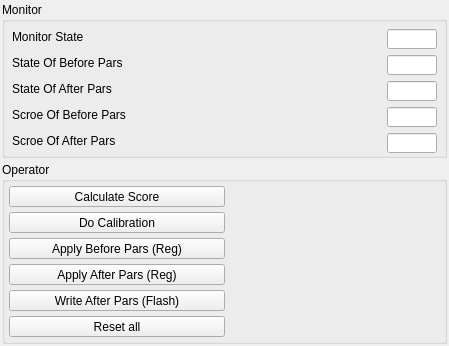
       <widget class="QWidget" name="widget_advance_layout_r" native="true">
        <layout class="QVBoxLayout" name="verticalLayout_4" stretch="0,0">
         <property name="spacing">
          <number>0</number>
         </property>
         <property name="leftMargin">
          <number>0</number>
         </property>
         <property name="topMargin">
          <number>0</number>
         </property>
         <property name="rightMargin">
          <number>0</number>
         </property>
         <property name="bottomMargin">
          <number>0</number>
         </property>
         <item>
          <widget class="QWidget" name="widget_advance_layout_r_top" native="true">
           <layout class="QVBoxLayout" name="verticalLayout_5">
            <property name="spacing">
             <number>1</number>
            </property>
            <property name="leftMargin">
             <number>2</number>
            </property>
            <property name="topMargin">
             <number>2</number>
            </property>
            <property name="rightMargin">
             <number>2</number>
            </property>
            <property name="bottomMargin">
             <number>2</number>
            </property>
            <item>
             <widget class="QGroupBox" name="groupBox_monitor">
              <property name="title">
               <string>Monitor</string>
              </property>
              <layout class="QVBoxLayout" name="verticalLayout_10" stretch="1,1,1,1,1">
               <property name="spacing">
                <number>1</number>
               </property>
               <property name="leftMargin">
                <number>2</number>
               </property>
               <property name="topMargin">
                <number>2</number>
               </property>
               <property name="rightMargin">
                <number>2</number>
               </property>
               <property name="bottomMargin">
                <number>2</number>
               </property>
               <item>
                <widget class="QWidget" name="widget_monitor_level_01" native="true">
                 <property name="maximumSize">
                  <size>
                   <width>16777215</width>
                   <height>25</height>
                  </size>
                 </property>
                 <layout class="QHBoxLayout" name="horizontalLayout_17">
                  <property name="spacing">
                   <number>6</number>
                  </property>
                  <property name="leftMargin">
                   <number>5</number>
                  </property>
                  <property name="topMargin">
                   <number>5</number>
                  </property>
                  <property name="rightMargin">
                   <number>5</number>
                  </property>
                  <property name="bottomMargin">
                   <number>5</number>
                  </property>
                  <item>
                   <widget class="QLabel" name="label_monitor_state">
                    <property name="text">
                     <string>Monitor State</string>
                    </property>
                   </widget>
                  </item>
                  <item>
                   <spacer name="horizontalSpacer_12">
                    <property name="orientation">
                     <enum>Qt::Horizontal</enum>
                    </property>
                    <property name="sizeHint" stdset="0">
                     <size>
                      <width>297</width>
                      <height>12</height>
                     </size>
                    </property>
                   </spacer>
                  </item>
                  <item>
                   <widget class="QLineEdit" name="lineEdit_monitor_state">
                    <property name="minimumSize">
                     <size>
                      <width>0</width>
                      <height>20</height>
                     </size>
                    </property>
                    <property name="maximumSize">
                     <size>
                      <width>50</width>
                      <height>16777215</height>
                     </size>
                    </property>
                   </widget>
                  </item>
                 </layout>
                </widget>
               </item>
               <item>
                <widget class="QWidget" name="widget_monitor_level_02" native="true">
                 <property name="maximumSize">
                  <size>
                   <width>16777215</width>
                   <height>25</height>
                  </size>
                 </property>
                 <layout class="QHBoxLayout" name="horizontalLayout_18">
                  <property name="leftMargin">
                   <number>5</number>
                  </property>
                  <property name="topMargin">
                   <number>5</number>
                  </property>
                  <property name="rightMargin">
                   <number>5</number>
                  </property>
                  <property name="bottomMargin">
                   <number>5</number>
                  </property>
                  <item>
                   <widget class="QLabel" name="label_monitor_before_state">
                    <property name="text">
                     <string>State Of Before Pars</string>
                    </property>
                   </widget>
                  </item>
                  <item>
                   <spacer name="horizontalSpacer_13">
                    <property name="orientation">
                     <enum>Qt::Horizontal</enum>
                    </property>
                    <property name="sizeHint" stdset="0">
                     <size>
                      <width>252</width>
                      <height>12</height>
                     </size>
                    </property>
                   </spacer>
                  </item>
                  <item>
                   <widget class="QLineEdit" name="lineEdit_monitor_before_state">
                    <property name="minimumSize">
                     <size>
                      <width>0</width>
                      <height>20</height>
                     </size>
                    </property>
                    <property name="maximumSize">
                     <size>
                      <width>50</width>
                      <height>16777215</height>
                     </size>
                    </property>
                   </widget>
                  </item>
                 </layout>
                </widget>
               </item>
               <item>
                <widget class="QWidget" name="widget_monitor_level_03" native="true">
                 <property name="maximumSize">
                  <size>
                   <width>16777215</width>
                   <height>25</height>
                  </size>
                 </property>
                 <layout class="QHBoxLayout" name="horizontalLayout_19">
                  <property name="leftMargin">
                   <number>5</number>
                  </property>
                  <property name="topMargin">
                   <number>5</number>
                  </property>
                  <property name="rightMargin">
                   <number>5</number>
                  </property>
                  <property name="bottomMargin">
                   <number>5</number>
                  </property>
                  <item>
                   <widget class="QLabel" name="label_monitor_after_state">
                    <property name="text">
                     <string>State Of After Pars</string>
                    </property>
                   </widget>
                  </item>
                  <item>
                   <spacer name="horizontalSpacer_14">
                    <property name="orientation">
                     <enum>Qt::Horizontal</enum>
                    </property>
                    <property name="sizeHint" stdset="0">
                     <size>
                      <width>263</width>
                      <height>12</height>
                     </size>
                    </property>
                   </spacer>
                  </item>
                  <item>
                   <widget class="QLineEdit" name="lineEdit_monitor_after_state">
                    <property name="minimumSize">
                     <size>
                      <width>0</width>
                      <height>20</height>
                     </size>
                    </property>
                    <property name="maximumSize">
                     <size>
                      <width>50</width>
                      <height>16777215</height>
                     </size>
                    </property>
                   </widget>
                  </item>
                 </layout>
                </widget>
               </item>
               <item>
                <widget class="QWidget" name="widget_monitor_level_04" native="true">
                 <property name="maximumSize">
                  <size>
                   <width>16777215</width>
                   <height>25</height>
                  </size>
                 </property>
                 <layout class="QHBoxLayout" name="horizontalLayout_20">
                  <property name="leftMargin">
                   <number>5</number>
                  </property>
                  <property name="topMargin">
                   <number>5</number>
                  </property>
                  <property name="rightMargin">
                   <number>5</number>
                  </property>
                  <property name="bottomMargin">
                   <number>5</number>
                  </property>
                  <item>
                   <widget class="QLabel" name="label_monitor_before_score">
                    <property name="text">
                     <string>Scroe Of Before Pars</string>
                    </property>
                   </widget>
                  </item>
                  <item>
                   <spacer name="horizontalSpacer_15">
                    <property name="orientation">
                     <enum>Qt::Horizontal</enum>
                    </property>
                    <property name="sizeHint" stdset="0">
                     <size>
                      <width>250</width>
                      <height>12</height>
                     </size>
                    </property>
                   </spacer>
                  </item>
                  <item>
                   <widget class="QLineEdit" name="lineEdit_monitor_before_score">
                    <property name="minimumSize">
                     <size>
                      <width>0</width>
                      <height>20</height>
                     </size>
                    </property>
                    <property name="maximumSize">
                     <size>
                      <width>50</width>
                      <height>16777215</height>
                     </size>
                    </property>
                   </widget>
                  </item>
                 </layout>
                </widget>
               </item>
               <item>
                <widget class="QWidget" name="widget_monitor_level_05" native="true">
                 <property name="maximumSize">
                  <size>
                   <width>16777215</width>
                   <height>25</height>
                  </size>
                 </property>
                 <layout class="QHBoxLayout" name="horizontalLayout_21">
                  <property name="leftMargin">
                   <number>5</number>
                  </property>
                  <property name="topMargin">
                   <number>5</number>
                  </property>
                  <property name="rightMargin">
                   <number>5</number>
                  </property>
                  <property name="bottomMargin">
                   <number>5</number>
                  </property>
                  <item>
                   <widget class="QLabel" name="label_monitor_after_score">
                    <property name="text">
                     <string>Scroe Of After Pars</string>
                    </property>
                   </widget>
                  </item>
                  <item>
                   <spacer name="horizontalSpacer_16">
                    <property name="orientation">
                     <enum>Qt::Horizontal</enum>
                    </property>
                    <property name="sizeHint" stdset="0">
                     <size>
                      <width>261</width>
                      <height>12</height>
                     </size>
                    </property>
                   </spacer>
                  </item>
                  <item>
                   <widget class="QLineEdit" name="lineEdit_monitor_after_score">
                    <property name="minimumSize">
                     <size>
                      <width>0</width>
                      <height>20</height>
                     </size>
                    </property>
                    <property name="maximumSize">
                     <size>
                      <width>50</width>
                      <height>16777215</height>
                     </size>
                    </property>
                   </widget>
                  </item>
                 </layout>
                </widget>
               </item>
              </layout>
             </widget>
            </item>
           </layout>
          </widget>
         </item>
         <item>
          <widget class="QWidget" name="widget_advance_layout_r_bottom" native="true">
           <layout class="QVBoxLayout" name="verticalLayout_6">
            <property name="spacing">
             <number>1</number>
            </property>
            <property name="leftMargin">
             <number>2</number>
            </property>
            <property name="topMargin">
             <number>2</number>
            </property>
            <property name="rightMargin">
             <number>2</number>
            </property>
            <property name="bottomMargin">
             <number>2</number>
            </property>
            <item>
             <widget class="QGroupBox" name="groupBox_operator">
              <property name="title">
               <string>Operator</string>
              </property>
              <layout class="QVBoxLayout" name="verticalLayout_11" stretch="1,1,1,1,1,1">
               <property name="spacing">
                <number>1</number>
               </property>
               <property name="leftMargin">
                <number>2</number>
               </property>
               <property name="topMargin">
                <number>2</number>
               </property>
               <property name="rightMargin">
                <number>2</number>
               </property>
               <property name="bottomMargin">
                <number>2</number>
               </property>
               <item>
                <widget class="QWidget" name="widget_operator_level_01" native="true">
                 <property name="maximumSize">
                  <size>
                   <width>16777215</width>
                   <height>25</height>
                  </size>
                 </property>
                 <layout class="QHBoxLayout" name="horizontalLayout_22" stretch="1,1">
                  <property name="leftMargin">
                   <number>2</number>
                  </property>
                  <property name="topMargin">
                   <number>2</number>
                  </property>
                  <property name="rightMargin">
                   <number>2</number>
                  </property>
                  <property name="bottomMargin">
                   <number>2</number>
                  </property>
                  <item>
                   <widget class="QPushButton" name="pushButton_operator_calculate_score">
                    <property name="text">
                     <string>Calculate Score</string>
                    </property>
                   </widget>
                  </item>
                  <item>
                   <spacer name="horizontalSpacer_17">
                    <property name="orientation">
                     <enum>Qt::Horizontal</enum>
                    </property>
                    <property name="sizeHint" stdset="0">
                     <size>
                      <width>225</width>
                      <height>18</height>
                     </size>
                    </property>
                   </spacer>
                  </item>
                 </layout>
                </widget>
               </item>
               <item>
                <widget class="QWidget" name="widget_operator_level_02" native="true">
                 <property name="maximumSize">
                  <size>
                   <width>16777215</width>
                   <height>25</height>
                  </size>
                 </property>
                 <layout class="QHBoxLayout" name="horizontalLayout_23" stretch="1,1">
                  <property name="leftMargin">
                   <number>2</number>
                  </property>
                  <property name="topMargin">
                   <number>2</number>
                  </property>
                  <property name="rightMargin">
                   <number>2</number>
                  </property>
                  <property name="bottomMargin">
                   <number>2</number>
                  </property>
                  <item>
                   <widget class="QPushButton" name="pushButton_operator_do_calibration">
                    <property name="text">
                     <string>Do Calibration</string>
                    </property>
                   </widget>
                  </item>
                  <item>
                   <spacer name="horizontalSpacer_18">
                    <property name="orientation">
                     <enum>Qt::Horizontal</enum>
                    </property>
                    <property name="sizeHint" stdset="0">
                     <size>
                      <width>225</width>
                      <height>18</height>
                     </size>
                    </property>
                   </spacer>
                  </item>
                 </layout>
                </widget>
               </item>
               <item>
                <widget class="QWidget" name="widget_operator_level_03" native="true">
                 <property name="maximumSize">
                  <size>
                   <width>16777215</width>
                   <height>25</height>
                  </size>
                 </property>
                 <layout class="QHBoxLayout" name="horizontalLayout_24" stretch="1,1">
                  <property name="leftMargin">
                   <number>2</number>
                  </property>
                  <property name="topMargin">
                   <number>2</number>
                  </property>
                  <property name="rightMargin">
                   <number>2</number>
                  </property>
                  <property name="bottomMargin">
                   <number>2</number>
                  </property>
                  <item>
                   <widget class="QPushButton" name="pushButton_operator_apply_before_reg">
                    <property name="text">
                     <string>Apply Before Pars (Reg)</string>
                    </property>
                   </widget>
                  </item>
                  <item>
                   <spacer name="horizontalSpacer_19">
                    <property name="orientation">
                     <enum>Qt::Horizontal</enum>
                    </property>
                    <property name="sizeHint" stdset="0">
                     <size>
                      <width>225</width>
                      <height>18</height>
                     </size>
                    </property>
                   </spacer>
                  </item>
                 </layout>
                </widget>
               </item>
               <item>
                <widget class="QWidget" name="widget_operator_level_04" native="true">
                 <property name="maximumSize">
                  <size>
                   <width>16777215</width>
                   <height>25</height>
                  </size>
                 </property>
                 <layout class="QHBoxLayout" name="horizontalLayout_25" stretch="1,1">
                  <property name="leftMargin">
                   <number>2</number>
                  </property>
                  <property name="topMargin">
                   <number>2</number>
                  </property>
                  <property name="rightMargin">
                   <number>2</number>
                  </property>
                  <property name="bottomMargin">
                   <number>2</number>
                  </property>
                  <item>
                   <widget class="QPushButton" name="pushButton_operator_apply_after_reg">
                    <property name="text">
                     <string>Apply After Pars (Reg)</string>
                    </property>
                   </widget>
                  </item>
                  <item>
                   <spacer name="horizontalSpacer_20">
                    <property name="orientation">
                     <enum>Qt::Horizontal</enum>
                    </property>
                    <property name="sizeHint" stdset="0">
                     <size>
                      <width>225</width>
                      <height>18</height>
                     </size>
                    </property>
                   </spacer>
                  </item>
                 </layout>
                </widget>
               </item>
               <item>
                <widget class="QWidget" name="widget_operator_level_05" native="true">
                 <property name="maximumSize">
                  <size>
                   <width>16777215</width>
                   <height>25</height>
                  </size>
                 </property>
                 <layout class="QHBoxLayout" name="horizontalLayout_26" stretch="1,1">
                  <property name="leftMargin">
                   <number>2</number>
                  </property>
                  <property name="topMargin">
                   <number>2</number>
                  </property>
                  <property name="rightMargin">
                   <number>2</number>
                  </property>
                  <property name="bottomMargin">
                   <number>2</number>
                  </property>
                  <item>
                   <widget class="QPushButton" name="pushButton_operator_apply_after_flash">
                    <property name="text">
                     <string>Write After Pars (Flash)</string>
                    </property>
                   </widget>
                  </item>
                  <item>
                   <spacer name="horizontalSpacer_21">
                    <property name="orientation">
                     <enum>Qt::Horizontal</enum>
                    </property>
                    <property name="sizeHint" stdset="0">
                     <size>
                      <width>225</width>
                      <height>18</height>
                     </size>
                    </property>
                   </spacer>
                  </item>
                 </layout>
                </widget>
               </item>
               <item>
                <widget class="QWidget" name="widget_operator_level_06" native="true">
                 <property name="maximumSize">
                  <size>
                   <width>16777215</width>
                   <height>25</height>
                  </size>
                 </property>
                 <layout class="QHBoxLayout" name="horizontalLayout_27" stretch="1,1">
                  <property name="leftMargin">
                   <number>2</number>
                  </property>
                  <property name="topMargin">
                   <number>2</number>
                  </property>
                  <property name="rightMargin">
                   <number>2</number>
                  </property>
                  <property name="bottomMargin">
                   <number>2</number>
                  </property>
                  <item>
                   <widget class="QPushButton" name="pushButton_operator_reset_all">
                    <property name="text">
                     <string>Reset all</string>
                    </property>
                   </widget>
                  </item>
                  <item>
                   <spacer name="horizontalSpacer_22">
                    <property name="orientation">
                     <enum>Qt::Horizontal</enum>
                    </property>
                    <property name="sizeHint" stdset="0">
                     <size>
                      <width>225</width>
                      <height>18</height>
                     </size>
                    </property>
                   </spacer>
                  </item>
                 </layout>
                </widget>
               </item>
              </layout>
             </widget>
            </item>
           </layout>
          </widget>
         </item>
        </layout>
       </widget>
